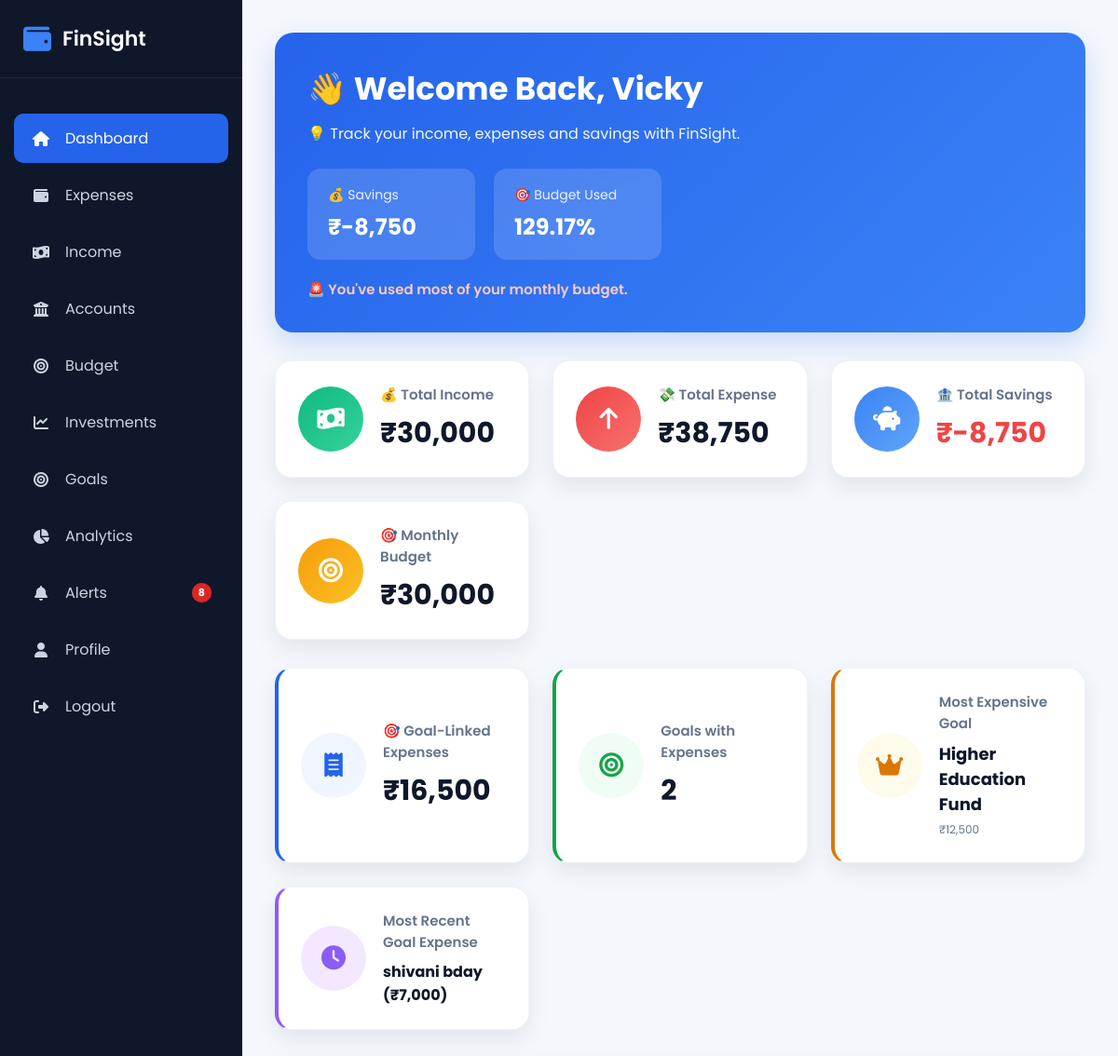
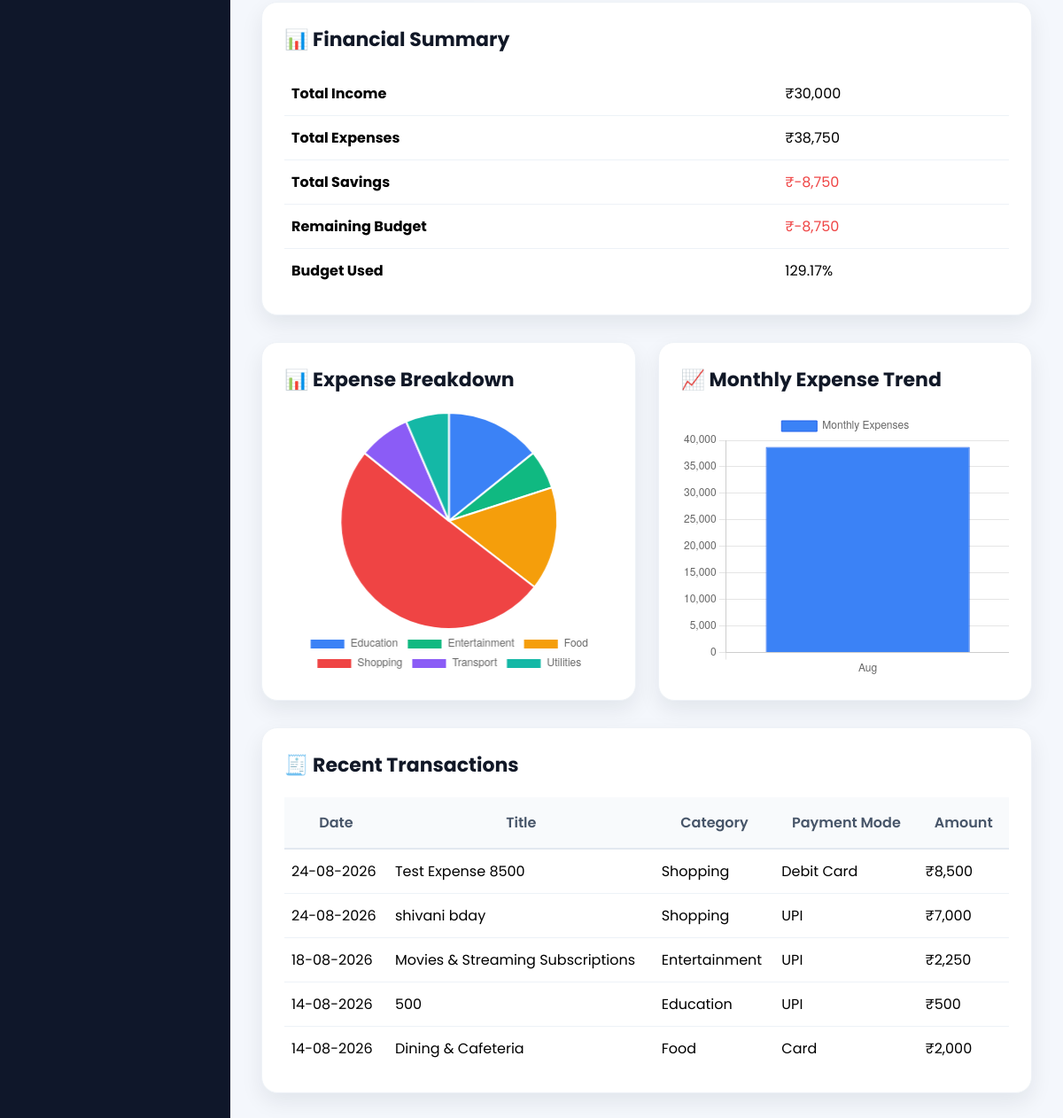
The app's page /dashboard (signed in) with its own data (2 pictures, top to bottom).
### models/user.py (models this page shows, shortened)
class User(UserMixin, db.Model):
    __tablename__ = "users"
    id = db.Column(db.Integer, primary_key=True)
    full_name = db.Column(db.String(100), nullable=False)
    email = db.Column(db.String(120), unique=True, nullable=False)
    password = db.Column(db.String(255), nullable=False)
    created_at = db.Column(
        db.DateTime,
        server_default=db.func.now()
    )
    profile = db.relationship(
        "Profile",
        backref="user",
        uselist=False,
        cascade="all, delete-orphan"
    )
    expenses = db.relationship(
        "Expense",
        backref="user",
        lazy=True,
        cascade="all, delete-orphan"
    )
    budgets = db.relationship(
        "Budget",
        backref="user",
        lazy=True,
        cascade="all, delete-orphan"
    )
    incomes = db.relationship(
        "Income",
        backref="user",
        lazy=True,
        cascade="all, delete-orphan"
    )
    accounts = db.relationship(
        "Account",
        backref="user",
        lazy=True,
        cascade="all, delete-orphan"
    )

### models/budget.py (models this page shows)
class Budget(db.Model):
    __tablename__ = "budgets"
    id = db.Column(db.Integer, primary_key=True)
    monthly_budget = db.Column(db.Float, nullable=False)
    month = db.Column(db.String(20), nullable=False)
    year = db.Column(db.Integer, nullable=False)
    created_at = db.Column(
        db.DateTime,
        default=datetime.utcnow
    )
    user_id = db.Column(
        db.Integer,
        db.ForeignKey("users.id"),
        nullable=False
    )
    goal_id = db.Column(
        db.Integer,
        db.ForeignKey("goals.id"),
        nullable=True
    )
    goal = db.relationship(
        "Goal",
        backref=db.backref("budgets", lazy=True)
    )

### models/goal.py (models this page shows, shortened)
class Goal(db.Model):
    __tablename__ = "goals"
    id = db.Column(
        db.Integer,
        primary_key=True
    )
    goal_name = db.Column(
        db.String(100),
        nullable=False
    )
    goal_type = db.Column(
        db.String(50),
        nullable=False
    )
    target_amount = db.Column(
        db.Float,
        nullable=False,
        default=0
    )
    current_amount = db.Column(
        db.Float,
        nullable=False,
        default=0
    )
    target_date = db.Column(
        db.Date,
        nullable=False
    )
    category = db.Column(
        db.String(50),
        nullable=False
    )
    priority = db.Column(
        db.String(20),
        nullable=False,
        default="Medium"
    )
    status = db.Column(
        db.String(30),
        nullable=False,
        default="In Progress"
    )
    notes = db.Column(
        db.Text
    )
    created_at = db.Column(
        db.DateTime,
        default=datetime.utcnow
    )
    updated_at = db.Column(
        db.DateTime,
        default=datetime.utcnow,
        onupdate=datetime.utcnow
    )
    user_id = db.Column(
        db.Integer,
        db.ForeignKey("users.id"),
        nullable=False
    )
    expenses = db.relationship(
        "Expense",
        back_populates="goal",
        lazy=True
    )

### models/expense.py (models this page shows, shortened)
class Expense(db.Model):
    __tablename__ = "expenses"
    id = db.Column(db.Integer, primary_key=True)
    title = db.Column(
        db.String(100),
        nullable=False
    )
    category = db.Column(
        db.String(50),
        nullable=False
    )
    amount = db.Column(
        db.Float,
        nullable=False
    )
    payment_method = db.Column(
        db.String(30),
        nullable=False
    )
    account_id = db.Column(
        db.Integer,
        db.ForeignKey("accounts.id"),
        nullable=False
    )
    expense_date = db.Column(
        db.Date,
        nullable=False
    )
    description = db.Column(
        db.Text
    )
    created_at = db.Column(
        db.DateTime,
        default=datetime.utcnow
    )
    updated_at = db.Column(
        db.DateTime,
        default=datetime.utcnow,
        onupdate=datetime.utcnow
    )
    user_id = db.Column(
        db.Integer,
        db.ForeignKey("users.id"),
        nullable=False
    )
    goal_id = db.Column(
        db.Integer,
        db.ForeignKey("goals.id"),
        nullable=True
    )
    account = db.relationship(
        "Account",
        back_populates="expenses"
    )
    goal = db.relationship(
        "Goal",
        back_populates="expenses"
    )

### app.py (the view)
@app.route("/dashboard")
@login_required
def dashboard():
    expenses = (
        Expense.query
        .filter_by(user_id=current_user.id)
        .order_by(
            Expense.expense_date.desc(),
            Expense.id.desc()
        )
        .all()
    )
    recent_transactions = expenses[:5]
    incomes = Income.query.filter_by(user_id=current_user.id).all()
    budget_obj = Budget.query.filter_by(user_id=current_user.id).first()
    accounts = Account.query.filter_by(user_id=current_user.id).all()
    goals = Goal.query.filter_by(user_id=current_user.id).all()
    total_expenses = sum(exp.amount for exp in expenses)
    total_income = sum(inc.amount for inc in incomes)
    total_account_balance = sum(acc.balance for acc in accounts)
    total_savings = total_income - total_expenses
    budget_amount = budget_obj.monthly_budget if budget_obj else 0
    remaining_budget = budget_amount - total_expenses
    if budget_amount > 0:
        budget_used = round((total_expenses / budget_amount) * 100, 2)
    else:
        budget_used = 0
    category_data = (
        db.session.query(
            Expense.category,
            func.sum(Expense.amount)
        )
        .filter(Expense.user_id == current_user.id)
        .group_by(Expense.category)
        .all()
    )
    categories = [item[0] for item in category_data]
    amounts = [float(item[1]) for item in category_data]
    monthly_data = (
        db.session.query(
            func.strftime("%m", Expense.expense_date),
            func.sum(Expense.amount)
        )
        .filter(Expense.user_id == current_user.id)
        .group_by(func.strftime("%m", Expense.expense_date))
        .all()
    )
    month_names = {
        "01": "Jan", "02": "Feb", "03": "Mar", "04": "Apr",
        "05": "May", "06": "Jun", "07": "Jul", "08": "Aug",
        "09": "Sep", "10": "Oct", "11": "Nov", "12": "Dec"
    }
    months = []
    monthly_amounts = []
    for month_str, amount in monthly_data:
        months.append(month_names.get(month_str, month_str))
        monthly_amounts.append(float(amount))
    spending_analysis = get_spending_analysis(current_user.id)
    spending_trend = get_monthly_spending_trend(current_user.id, num_months=6)
    check_and_create_alerts(current_user.id)
    goal_expense_analytics = get_goal_expense_analytics(current_user.id)
    return render_template(
        "dashboard.html",
        user=current_user,
        total_income=total_income,
        total_expenses=total_expenses,
        total_savings=total_savings,
        total_account_balance=total_account_balance,
        budget_amount=budget_amount,
        remaining_budget=remaining_budget,
        budget_used=budget_used,
        categories=categories,
        amounts=amounts,
        months=months,
        monthly_amounts=monthly_amounts,
        recent_transactions=recent_transactions,
        budget=budget_obj,
        goals=goals,
        spending_analysis=spending_analysis,
        spending_trend=spending_trend,
        goal_expense_analytics=goal_expense_analytics
    )

### templates/dashboard.html (shortened to what this page needs)
{% extends "layout.html" %}
{% block css %}
<link rel="stylesheet" href="{{ url_for('static', filename='css/dashboard.css') }}">
{% endblock %}
{% block content %}
<div class="hero-banner">
    <div class="hero-left">
        <h1>👋 Welcome Back, {{ current_user.full_name }}</h1>
        <p class="hero-subtitle">
            💡 Track your income, expenses and savings with FinSight.
        </p>
        <div class="hero-stats">
            <div class="hero-stat">
                <span>💰 Savings</span>
                <strong>₹{{ "{:,.0f}".format(total_savings) }}</strong>
            </div>
            <div class="hero-stat">
                <span>🎯 Budget Used</span>
                <strong>{{ budget_used }}%</strong>
            </div>
        </div>
        <div class="hero-message">
            {% if budget_used < 50 %}
                <span class="success-msg">
                    ✅ Great! You're well within your monthly budget.
                </span>
            {% elif budget_used < 80 %}
                <span class="warning-msg">
                    ⚠️ You're halfway through your budget. Spend wisely.
                </span>
            {% else %}
                <span class="danger-msg">
                    🚨 You've used most of your monthly budget.
                </span>
            {% endif %}
        </div>
    </div>
</div>
<div class="dashboard-cards">
    <div class="card">
        <div class="card-icon income">
            <i class="fas fa-money-bill-wave"></i>
        </div>
        <div class="card-info">
            <h4>💰 Total Income</h4>
            <h2>₹{{ "{:,.0f}".format(total_income) }}</h2>
        </div>
    </div>
    <div class="card">
        <div class="card-icon expense">
            <i class="fas fa-arrow-up"></i>
        </div>
        <div class="card-info">
            <h4>💸 Total Expense</h4>
            <h2>₹{{ "{:,.0f}".format(total_expenses) }}</h2>
        </div>
    </div>
    <div class="card">
        <div class="card-icon savings">
            <i class="fas fa-piggy-bank"></i>
        </div>
        <div class="card-info">
            <h4>🏦 Total Savings</h4>
            <h2 {% if total_savings < 0 %}style="color:#EF4444;"{% endif %}>
                ₹{{ "{:,.0f}".format(total_savings) }}
            </h2>
        </div>
    </div>
    <div class="card">
        <div class="card-icon budget">
            <i class="fas fa-bullseye"></i>
        </div>
        <div class="card-info">
            <h4>🎯 Monthly Budget</h4>
            <h2>₹{{ "{:,.0f}".format(budget_amount) }}</h2>
        </div>
    </div>
</div>
{% if goal_expense_analytics %}
<div class="dashboard-cards" style="margin-top: 16px;">
    <div class="card" style="border-left: 4px solid #2563EB;">
        <div class="card-icon" style="background: #EFF6FF; color: #2563EB;">
            <i class="fas fa-receipt"></i>
        </div>
        <div class="card-info">
            <h4>🎯 Goal-Linked Expenses</h4>
            <h2>₹{{ "{:,.0f}".format(goal_expense_analytics.total_all_goal_linked) }}</h2>
        </div>
    </div>
    <div class="card" style="border-left: 4px solid #16A34A;">
        <div class="card-icon" style="background: #F0FDF4; color: #16A34A;">
            <i class="fas fa-bullseye"></i>
        </div>
        <div class="card-info">
            <h4>Goals with Expenses</h4>
            <h2>{{ goal_expense_analytics.goals_with_expenses_count }}</h2>
        </div>
    </div>
    <div class="card" style="border-left: 4px solid #D97706;">
        <div class="card-icon" style="background: #FFFBEB; color: #D97706;">
            <i class="fas fa-crown"></i>
        </div>
        <div class="card-info">
            <h4>Most Expensive Goal</h4>
            <h2 style="font-size: 18px;">{{ goal_expense_analytics.most_expensive_goal_name }}</h2>
            <span style="font-size: 12px; color: #64748B;">₹{{ "{:,.0f}".format(goal_expense_analytics.most_expensive_goal_amt) }}</span>
        </div>
    </div>
    <div class="card" style="border-left: 4px solid #8B5CF6;">
        <div class="card-icon" style="background: #F3E8FF; color: #8B5CF6;">
            <i class="fas fa-clock"></i>
        </div>
        <div class="card-info">
            <h4>Most Recent Goal Expense</h4>
            <h2 style="font-size: 16px;">
                {% if goal_expense_analytics.latest_goal_expense %}
                    {{ goal_expense_analytics.latest_goal_expense.title }} (₹{{ "{:,.0f}".format(goal_expense_analytics.latest_goal_expense.amount) }})
                {% else %}
                    None
                {% endif %}
            </h2>
        </div>
    </div>
</div>
{% endif %}
<div class="dashboard-box">
    <h3>📊 Financial Summary</h3>
    <table>
        <tbody>
            <tr>
                <td><strong>Total Income</strong></td>
                <td>₹{{ "{:,.0f}".format(total_income) }}</td>
            </tr>
            <tr>
                <td><strong>Total Expenses</strong></td>
                <td>₹{{ "{:,.0f}".format(total_expenses) }}</td>
            </tr>
            <tr>
                <td><strong>Total Savings</strong></td>
                <td {% if total_savings < 0 %}style="color:#EF4444;"{% endif %}>
                    ₹{{ "{:,.0f}".format(total_savings) }}
                </td>
            </tr>
            <tr>
                <td><strong>Remaining Budget</strong></td>
                <td {% if remaining_budget < 0 %}style="color:#EF4444;"{% endif %}>
                    ₹{{ "{:,.0f}".format(remaining_budget) }}
                </td>
            </tr>
            <tr>
                <td><strong>Budget Used</strong></td>
                <td>{{ budget_used }}%</td>
            </tr>
        </tbody>
    </table>
</div>
<div class="dashboard-grid">
    <div class="dashboard-box">
        <h3>📊 Expense Breakdown</h3>
        <div style="height:300px;">
            <canvas id="expenseChart"></canvas>
        </div>
    </div>
    <div class="dashboard-box">
        <h3>📈 Monthly Expense Trend</h3>
        <div style="height:300px;">
            <canvas id="monthlyChart"></canvas>
        </div>
    </div>
</div>
<div class="dashboard-box transactions">
    <h3>🧾 Recent Transactions</h3>
    <table>
        <thead>
            <tr>
                <th>Date</th>
                <th>Title</th>
                <th>Category</th>
                <th>Payment Mode</th>
                <th>Amount</th>
            </tr>
        </thead>
        <tbody>
        {% if recent_transactions %}
    {% for expense in recent_transactions %}
    <tr>
    <td>{{ expense.expense_date.strftime("%d-%m-%Y") }}</td>
    <td>{{ expense.title }}</td>
    <td>{{ expense.category }}</td>
    <td>{{ expense.payment_method }}</td>
    <td>₹{{ "{:,.0f}".format(expense.amount) }}</td>
    </tr>
    {% endfor %}
{% else %}
    <tr>
        <td colspan="5" class="no-data">
            📭 No transactions available.
        </td>
    </tr>
{% endif %}
        </tbody>
    </table>
</div>
<script>
// ---------------- Expense Pie Chart ----------------
const expenseCanvas = document.getElementById("expenseChart");
if (expenseCanvas) {
    new Chart(expenseCanvas.getContext("2d"), {
        type: "pie",
        data: {
            labels: {{ categories | default([], true) | tojson }},
            datasets: [{
                data: {{ amounts | default([], true) | tojson }},
                backgroundColor: [
                    "#3B82F6",
                    "#10B981",
                    "#F59E0B",
                    "#EF4444",
                    "#8B5CF6",
                    "#14B8A6",
                    "#EC4899",
                    "#6366F1"
                ],
                borderColor: "#ffffff",
                borderWidth: 2
            }]
        },
        options: {
            responsive: true,
            maintainAspectRatio: false,
            plugins: {
                legend: {
                    position: "bottom"
                }
            }
        }
    });
}
// ---------------- Monthly Expense Bar Chart ----------------
const monthlyCanvas = document.getElementById("monthlyChart");
if (monthlyCanvas) {
    new Chart(monthlyCanvas.getContext("2d"), {
        type: "bar",
        data: {
            labels: {{ months | default([], true) | tojson }},
            datasets: [{
                label: "Monthly Expenses",
                data: {{ monthly_amounts | default([], true) | tojson }},
                backgroundColor: "#3B82F6",
                borderColor: "#2563EB",
                borderWidth: 1
            }]
        },
        options: {
            responsive: true,
            maintainAspectRatio: false,
            scales: {
                y: {
                    beginAtZero: true
                }
            }
        }
    });
}
</script>
{% endblock %}

### records on screen
User: full_name "Vicky"
Budget: monthly_budget "30,000"
Goal: most_expensive_goal_name "Higher Education Fund"
Expense: latest_goal_expense "shivani bday", latest_goal_expense.amount "7,000", expense_date "24-08-2026", title "shivani bday", category "Shopping", payment_method "UPI", amount "7,000"
Expense: expense_date "24-08-2026", title "Test Expense 8500", category "Shopping", payment_method "Debit Card", amount "8,500"
Expense: expense_date "18-08-2026", title "Movies & Streaming Subscriptions", category "Entertainment", payment_method "UPI", amount "2,250"
Expense: expense_date "14-08-2026", title "500", category "Education", payment_method "UPI", amount "500"
Expense: expense_date "14-08-2026", title "Dining & Cafeteria", category "Food", payment_method "Card", amount "2,000"

### other values on screen
{{ unread_alerts_count }} "8"
{{ "{:,.0f}".format(total_savings) }} "-8,750"
{{ budget_used }} "129.17"
{{ "{:,.0f}".format(total_income) }} "30,000"
{{ "{:,.0f}".format(total_expenses) }} "38,750"
{{ "{:,.0f}".format(goal_expense_analytics.total_all_goal_linked) }} "16,500"
{{ goal_expense_analytics.goals_with_expenses_count }} "2"
{{ "{:,.0f}".format(goal_expense_analytics.most_expensive_goal_amt) }} "12,500"
{{ "{:,.0f}".format(remaining_budget) }} "-8,750"
chart data {{ categories | default([], true) | tojson }} ["Education", "Entertainment", "Food", "Shopping", "Transport", "Utilities"]
chart data {{ amounts | default([], true) | tojson }} [5500.0, 2250.0, 6000.0, 19500.0, 3000.0, 2500.0]
chart data {{ months | default([], true) | tojson }} ["Aug"]
chart data {{ monthly_amounts | default([], true) | tojson }} [38750.0]
